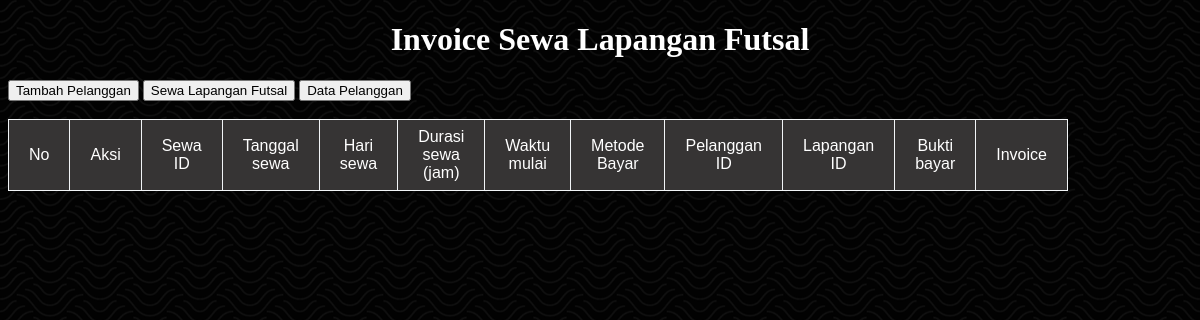
Before: / with the older database file.
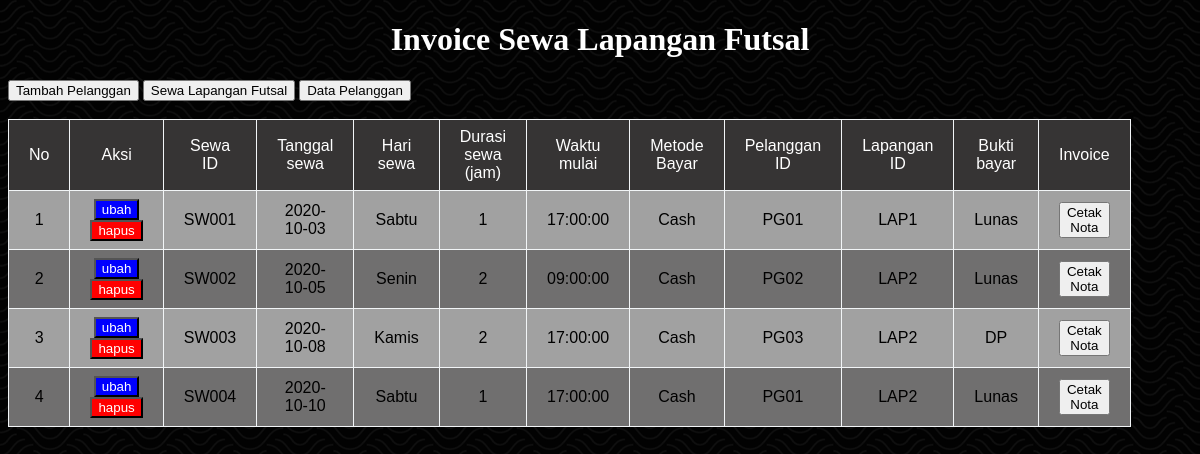
After: the same page with the newer database file.
### tables this page shows
CREATE TABLE `pemesanan` (
  `sewaID` varchar(5) NOT NULL,
  `tglSewa` date NOT NULL,
  `durasiSewa` int(2) NOT NULL,
  `waktuMulaiSewa` time NOT NULL,
  `metodeBayar` enum('Cash') NOT NULL,
  `pelangganID` varchar(5) NOT NULL,
  `lapanganID` varchar(5) NOT NULL,
  `buktiBayar` enum('Lunas','DP') DEFAULT NULL
);

### functions.php (called while the page is built, shortened)
<?php
	$conn = mysqli_connect("localhost", "root", "", "sewalapfutsal");
	function query($query){
		global $conn;
		$result = mysqli_query($conn, $query);
		$rows = [];
		while ($row = mysqli_fetch_assoc($result)) {
		 	$rows[] = $row;
		}
		return $rows;
	}
 ?>

### index.php (the view, shortened to what this page needs)
<?php
    require 'functions.php';
    $hasil = query("SELECT sewaID, tglSewa, DATE_FORMAT(tglSewa,'%W') AS 'hariSewa', durasiSewa, waktuMulaiSewa, metodeBayar, pelangganID, lapanganID, buktiBayar
    FROM PEMESANAN" );
?>
<!DOCTYPE html>
<html>
<head>
    <link rel="stylesheet" type="text/css" href="styles.css">
</head>
<body>
    <h1 id='h1'>Invoice Sewa Lapangan Futsal</h1>
    <a id='a1' href="pelanggan.php">
        <button>Tambah Pelanggan</button>
    </a>
    <a id='a1' href="sewa.php">
        <button>Sewa Lapangan Futsal</button>
    </a>
    <a id='a1' href="data_pelanggan.php">
        <button>Data Pelanggan</button>
    </a>
    <br></br>
    <table border="1" cellpadding="10" cellspacing="0">
		<tr>
            <th>No</th>
            <th>Aksi</th>
			<th>Sewa ID</th>
			<th>Tanggal sewa</th>
			<th>Hari sewa</th>
			<th>Durasi sewa (jam)</th>
			<th>Waktu mulai</th>
			<th>Metode Bayar</th>
            <th>Pelanggan ID</th>
            <th>Lapangan ID</th>
            <th>Bukti bayar</th>
            <th>Invoice</th>
		</tr>
        <?php $i = 1; ?>
        <?php foreach ($hasil as $row):
            switch($row['hariSewa']){
                    case 'Monday':      $hari="Senin";       break;
                    case 'Thursday':    $hari="Kamis";       break;
                    case 'Saturday':    $hari="Sabtu";       break;
                }?>
            <tr>
                <td><?= $i; ?></td>
                <td>
					<a id='a1' href="ubah.php?id=<?= $row["sewaID"]; ?>"><button style="background-color: blue;color: white">ubah</button></a>
					<a id='a1' href="hapus.php?id=<?= $row["sewaID"]; ?>" onclick="return confirm('Mau dihapus?')"><button style="background-color: red; color: white">hapus</button></a>
                </td>
                <td><?=$row['sewaID']?></td>
                <td><?=$row['tglSewa']?></td>
                <td><?=$hari?></td>
                <td><?=$row['durasiSewa']?></td>
                <td><?=$row['waktuMulaiSewa']?></td>
                <td><?=$row['metodeBayar']?></td>
                <td><?=$row['pelangganID']?></td>
                <td><?=$row['lapanganID']?></td>
                <td><?=$row['buktiBayar']?></td>
                <td>
                <a href="invoice.php?id=<?= $row["sewaID"]; ?>"><button>Cetak Nota</button></a>
                </td>
            </tr>
        <?php $i++; endforeach ?>
    </table>
</body>
</html>

### styles.css (style rules this page uses)
body { background-image: url('bg.png'); color: rgb(255, 255, 255); }
table { font-family: sans-serif; color: rgb(0, 0, 0); border-collapse: collapse; width: 50%; border: 1px solid #f2f5f7; }
table tr th { background: rgb(54, 52, 52); color: #fff; font-weight: normal; }
table, th, td { padding: 8px 20px; text-align: center; }
table tr:nth-child(even) { background-color: #a1a1a1; }
table tr:nth-child(odd) { background-color: #706f6f; }
h1 { text-align: center; }
#a1 { text-decoration: none; }

Changed rows visible on the page:
added pemesanan: sewaID "SW001", tglSewa "2020-10-03", hari "Sabtu", durasiSewa "1", waktuMulaiSewa "17:00:00", metodeBayar "Cash", pelangganID "PG01", lapanganID "LAP1", buktiBayar "Lunas"
added pemesanan: sewaID "SW002", tglSewa "2020-10-05", hari "Senin", durasiSewa "2", waktuMulaiSewa "09:00:00", metodeBayar "Cash", pelangganID "PG02", lapanganID "LAP2", buktiBayar "Lunas"
added pemesanan: sewaID "SW003", tglSewa "2020-10-08", hari "Kamis", durasiSewa "2", waktuMulaiSewa "17:00:00", metodeBayar "Cash", pelangganID "PG03", lapanganID "LAP2", buktiBayar "DP"
added pemesanan: sewaID "SW004", tglSewa "2020-10-10", hari "Sabtu", durasiSewa "1", waktuMulaiSewa "17:00:00", metodeBayar "Cash", pelangganID "PG01", lapanganID "LAP2", buktiBayar "Lunas"
